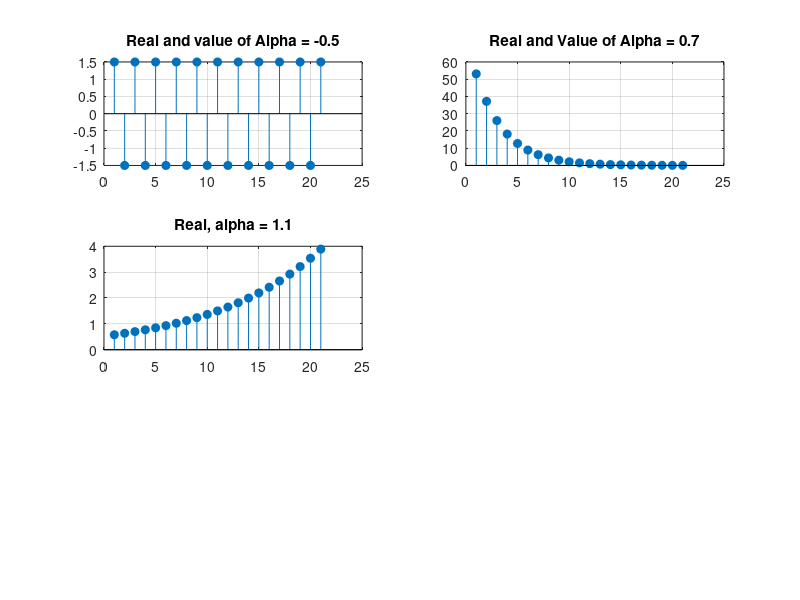

The MATLAB script that drew this image:
% Task1 OF Assignment
clc
clear all
% x[n] = a^n for real graph 
n = -10:10;
alpha = -1;
A = 1.5;

real_part= A*alpha.^n;
subplot(3,2,1);
stem(real(real_part),'filled');
title('Real and value of Alpha = -0.5');
grid on

alpha_1 = 0.7;
real_part = A*alpha_1.^n;
subplot(3,2,2);
stem(real(real_part),'filled');
title('Real and Value of Alpha = 0.7');
grid on

alpha_2=1.1;
part_real=A*alpha_2.^n;
subplot(3,2,3)
stem(real(part_real),'filled');
title('Real, alpha = 1.1');
grid on;

